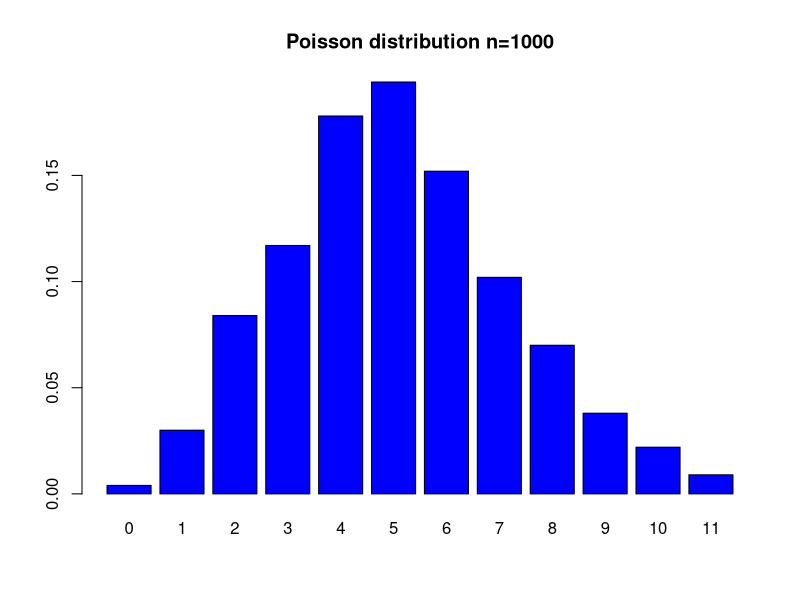
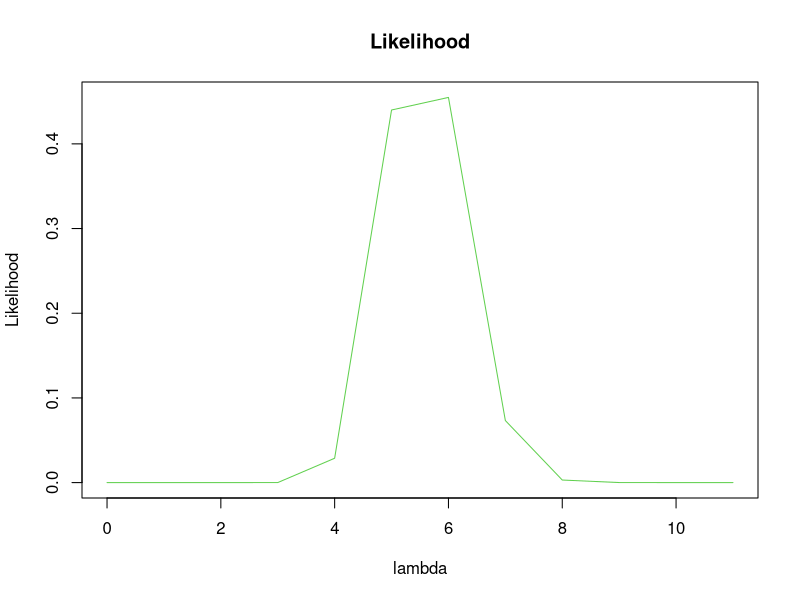
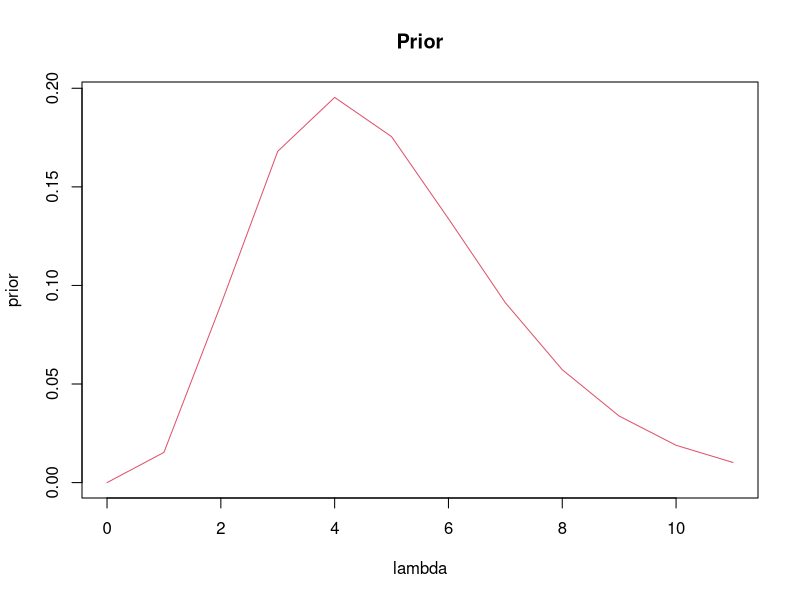
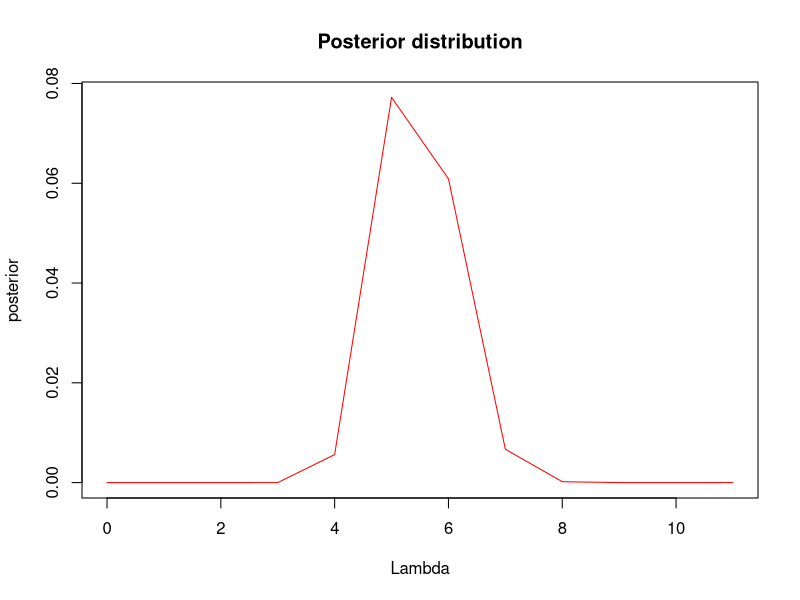
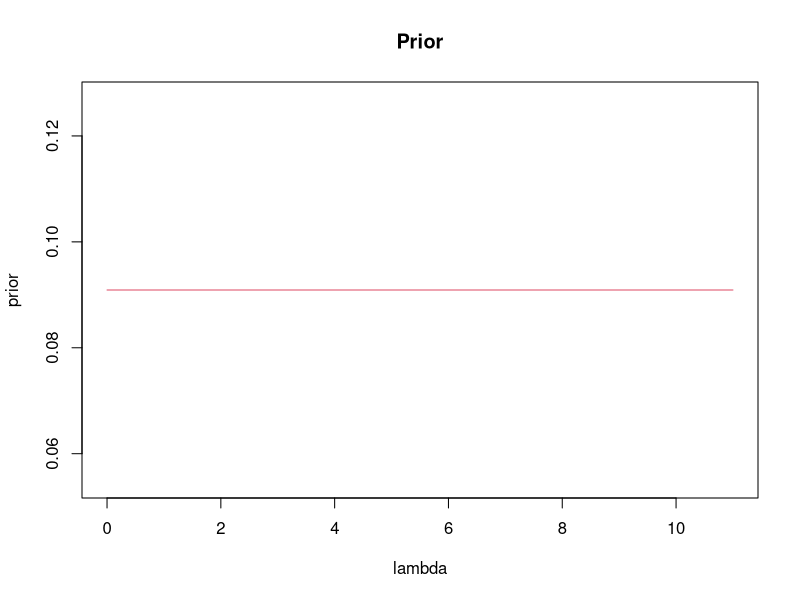
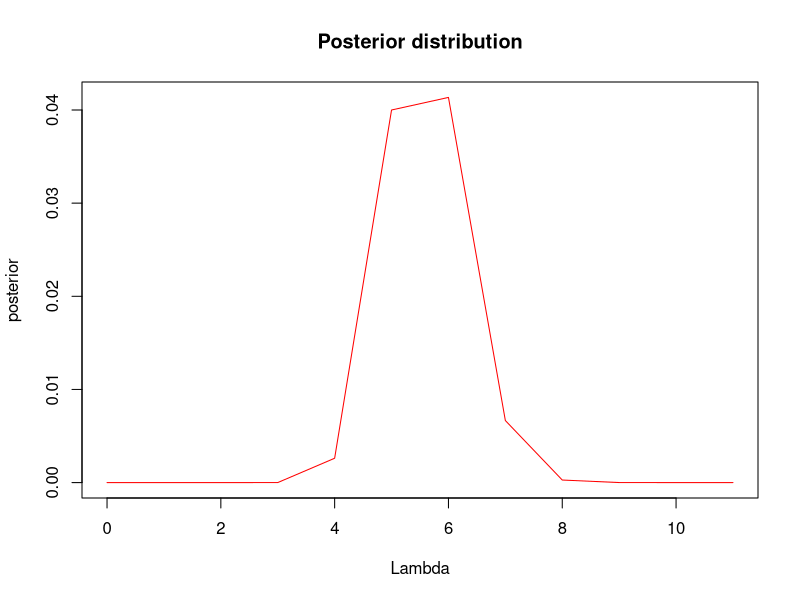

The R script that drew these images, in order:
## ---- chunk 1
set.seed(1999)
n<-1000
lambda <- 5
data<-rpois(n, lambda)
barplot(table(data)/n,col="blue",main="Poisson distribution n=1000")
## ---- chunk 2
Poisson_Dist<-function(x,lambda){
  p<-1
  for(i in 0:max(x)){
    p<-p*exp(-lambda)*lambda^i/factorial(i)
  }
  p
}
## ---- chunk 3
Likelihood<-function(x){ 
  likeli<-NULL
  for( i in 0:max(x)){
     p<-Poisson_Dist(x,lambda=i)
     likeli<-rbind(likeli,c(i,p))
  }
  # note
  likeli[,2]<-likeli[,2]/sum(likeli[,2])
  
  likeli<-data.frame(likeli)
  names(likeli)<-c("lambda","Likelihood")
  likeli
}
## ---- chunk 4

LkPoi<-Likelihood(x=data)
plot(LkPoi,col=3,type="l",main="Likelihood")

LkPoi
## ---- chunk 5
prior<-dgamma(x=0:max(data),shape=5,rate=1)
plot(x=0:max(data),y=prior,col=2,type="l", main="Prior",xlab="lambda")
## ---- chunk 6
Posterior<-function(x,a){
  i<-seq(0,max(x))
  p<-Likelihood(x)$Likelihood*dgamma(i,shape=a,rate=1)
  Post<-data.frame(i,p)
  names(Post)<-c("Lambda","posterior")
  Post
  }
## ---- chunk 7
Post <- Posterior(x=data, a=lambda)
plot(Post,col="red",type="l", main= "Posterior distribution")

library(bayestestR)
map_estimate(Post)

ci_hdi <- ci(Post$Lambda, method = "ETI")
ci_hdi
## ---- chunk 8
prior<-dunif(x=0:max(data),0,max(data))
plot(x=0:max(data),y=prior,col=2,type="l", main="Prior",xlab="lambda")
## ---- chunk 9
Posterior<-function(x,a){
  i<-seq(0,max(x))
  p<-Likelihood(x)$Likelihood*dunif(x=0:max(x),0,max(x))
  Post<-data.frame(i,p)
  names(Post)<-c("Lambda","posterior")
  Post
  }
## ---- chunk 10
Post <- Posterior(x=data, a=lambda)
plot(Post,col="red",type="l", main= "Posterior distribution")

library(bayestestR)
map_estimate(Post)

ci_hdi <- ci(Post$Lambda, method = "HDI")
ci_hdi
